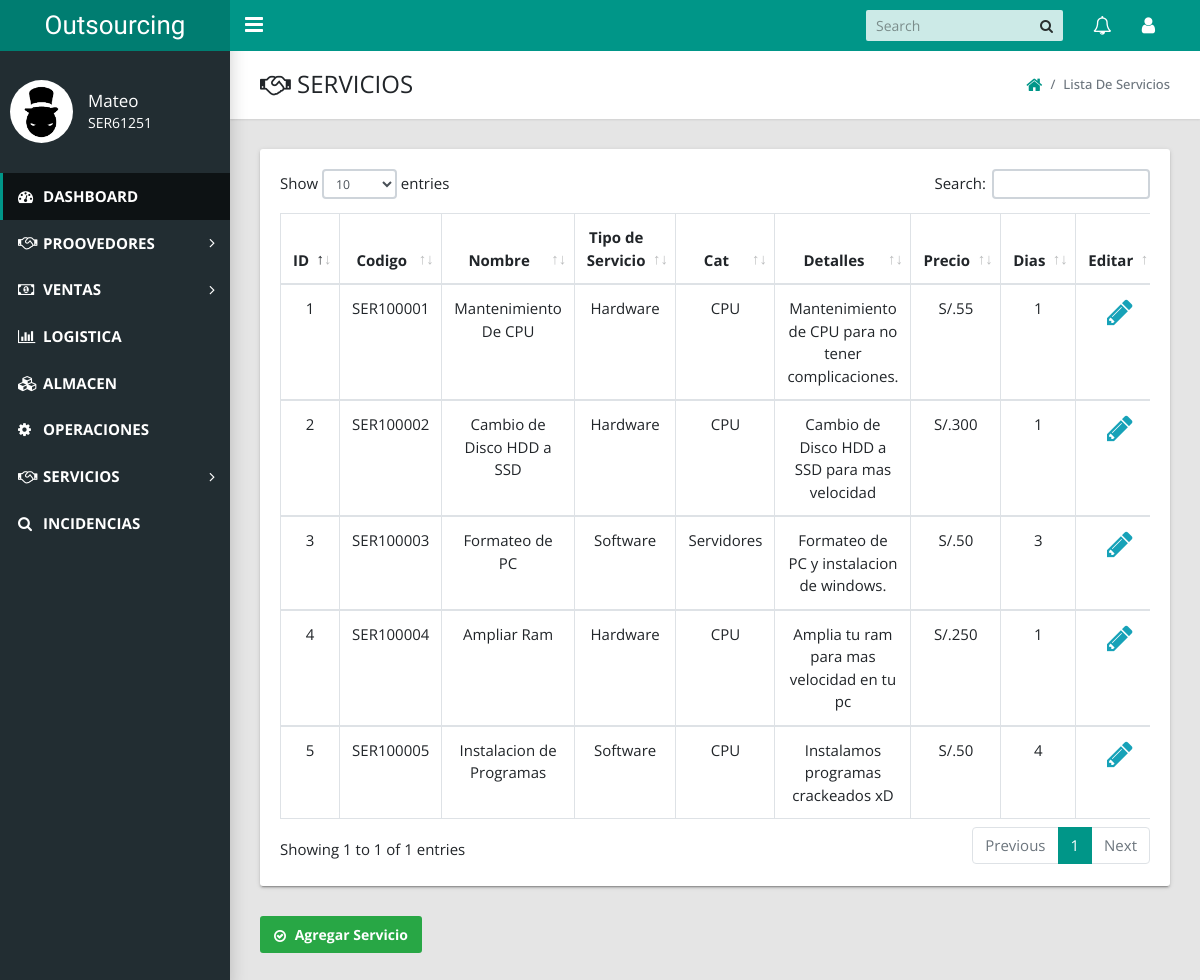
Page /admin/index.php?action=view_serv (signed in) on the committed database.
### tables this page shows
CREATE TABLE `servicios` (
  `servicio_id` int(10) NOT NULL,
  `servicio_cod` varchar(15) NOT NULL,
  `servicio_nombre` varchar(50) NOT NULL,
  `servicio_tipo` varchar(100) NOT NULL,
  `servicio_precio` int(11) NOT NULL,
  `servicio_cat` varchar(50) NOT NULL,
  `servicio_det` varchar(150) NOT NULL,
  `servicio_time` int(11) NOT NULL
);

### admin/includes/ver_serv.php (the view, shortened to what this page needs)
<link href="styles/main.css" type="text/css" rel="stylesheet">
<?php if($_SESSION['role'] != 14 AND $_SESSION['role'] != 5){
  echo "<script>alert('No sos de servicios')</script>";
  echo "<script>window.open('index.php','_self')</script>";
}else{
  ?>
<?php include '../web/bd.php'; ?>
    <main class="app-content">
      <div class="app-title">
        <div>
          <h1><i class="fa fa-handshake-o"></i> SERVICIOS</h1>
        </div>
        <ul class="app-breadcrumb breadcrumb side">
          <li class="breadcrumb-item"><a href="index.php?logged_in=Logueaste%20correctamente!"><i class="fa fa-home fa-lg"></i></a></li>
          <li class="breadcrumb-item active">Lista de Servicios</li>
        </ul>
      </div>
      <div class="row" style="font-size: 15px;">
        <div class="col-md-12">
          <div class="tile">
            <div class="tile-body">
              <div class="table-responsive">
                <form action="" method="post" enctype="multipart/form-data" >
              <table class="table table-hover table-bordered" id="sampleTable">
                  <thead align="center">
                    <tr>
                      <th>ID</th>
                      <th>Codigo </th>
                      <th>Nombre </th>
                      <th>Tipo de Servicio</th>
                      <th>Cat</th>
                      <th>Detalles </th>
                      <th>Precio </th>
                      <th>Dias </th>
                      <th>Editar</th>
                    </tr>
                  </thead>
                  <?php
                  $all_serv = mysqli_query($conexion,"select * from servicios order by servicio_id ");
                  $i = 1;
                  while($row=mysqli_fetch_array($all_serv)){
                    $codRo = $row['servicio_cod'];
                    ?>
                    <tbody align="center">
                     <tr>
                    <td><?php echo $i; ?></td>
                    <td><?php echo $row['servicio_cod']; ?></td>
                    <td><?php echo $row['servicio_nombre']; ?></td>
                    <td><?php echo $row['servicio_tipo']; ?></td>
                    <td><?php echo $row['servicio_cat']; ?></td>
                    <td><?php echo $row['servicio_det']; ?></td>
                    <td>S/.<?php echo $row['servicio_precio']; ?></td>
                    <td><?php echo $row['servicio_time']; ?></td>
                    <?php if ($codRo != $_SESSION['cod_user']) {?>
                     <td class="delete"><a href="index.php?action=edit_serv&serv_id=<?php echo $row['servicio_id'];?>" ><i class="fa fa-pencil fa-2x" aria-hidden="true"></i></a></td>
                   <?php } ?>
                 </tr>
               </tbody>
                    <?php $i++;}  ?>
                </table>
              </form>
              </div>
            </div>
          </div>
        </div>
      </div>
      <a href="index.php?action=add_serv" class="btn btn-success"><i class="fa fa-check-circle-o" aria-hidden="true"></i>  Agregar Servicio</a>
 </main>
<?php } ?>

### admin/styles/ver.css (style rules this page uses)
.fa-pencil { color: #17a2b8; }

### rows in the picture
servicios: servicio_cod "SER100001", servicio_nombre "Mantenimiento De CPU", servicio_tipo "Hardware", servicio_cat "CPU", servicio_det "Mantenimiento de CPU para no tener complicaciones.", servicio_precio "55", servicio_time "1"
servicios: servicio_cod "SER100002", servicio_nombre "Cambio de Disco HDD a SSD", servicio_tipo "Hardware", servicio_cat "CPU", servicio_det "Cambio de Disco HDD a SSD para mas velocidad", servicio_precio "300", servicio_time "1"
servicios: servicio_cod "SER100003", servicio_nombre "Formateo de PC", servicio_tipo "Software", servicio_cat "Servidores", servicio_det "Formateo de PC y instalacion de windows.", servicio_precio "50", servicio_time "3"
servicios: servicio_cod "SER100004", servicio_nombre "Ampliar Ram", servicio_tipo "Hardware", servicio_cat "CPU", servicio_det "Amplia tu ram para mas velocidad en tu pc", servicio_precio "250", servicio_time "1"
servicios: servicio_cod "SER100005", servicio_nombre "Instalacion de Programas", servicio_tipo "Software", servicio_cat "CPU", servicio_det "Instalamos programas crackeados xD", servicio_precio "50", servicio_time "4"

### other values in the picture
$_SESSION['name'] "Mateo"
$_SESSION['cod_user'] "SER61251"
